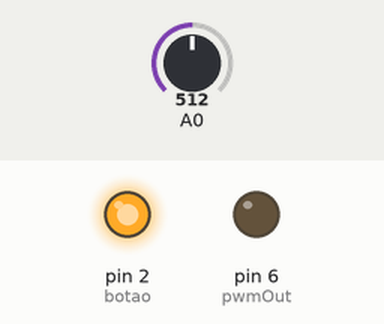
Bench run of a sketch on a simulated Arduino Uno, built with avr-gcc and run on an emulated ATmega328P. Parts: output pins drawn as LEDs (lit = HIGH). Inputs (shaded band) come from the test bench; at power-on: A0 = 512. What the sketch prints to the serial monitor is not drawn.

Above: at 0.1 s.
Timing chart, 0 to 1.6 s (numbered marks = the images above):
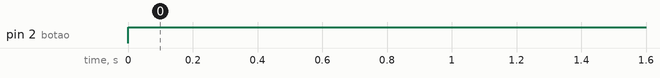

The sketch:

Chocadeira.ino
```cpp
#include <stdio.h>
#include <stdlib.h>

#define FOSC 16000000U // Clock Speed
#define BAUD 9600      // velocidade de comunicao
#define MYUBRR FOSC / 16 / BAUD - 1
#define LED_verde PD7
#define pwmOut (1 << PD6)
#define botao PD2

bool ligado = false;

char msg_tx[20];
char msg_rx[32];

int pos_msg_rx = 0;
int tamanho_msg_rx = 1; // L ou D ou T
int valorResistencia = 0;
float valorTemperatura = 0;

//Prototipos das funcoes
void UART_Init(unsigned int ubrr);
void UART_Transmit(char *dados);


// --------------------------------------------------------- CONFIGURAÇÃO DO ADC ---------------------------------------------------------

void ADC_init(void)
{
  ADMUX = (1 << REFS0);  // Configurando Vref para VCC = 5V
  ADCSRA = (1 << ADEN) | (1 << ADPS2) | (1 << ADPS1) | (1 << ADPS0); // Configuracao do prescaler de 128 para dar 125kHz
}

int ADC_read(u8 ch)
{
  char i;
  int ADC_temp = 0;            // ADC temporário, para manipular leitura
  int ADC_read = 0;            // ADC_read
  ch &= 0x07;

  ADMUX = (ADMUX & 0xF8) | ch; // Zerar os 3 primeiros bits e manter o resto
  ADCSRA |= (1 << ADSC);       // Faça uma conversão


  while (!(ADCSRA & (1 << ADIF)));   // Aguarde a conversão do sinal

  for (i = 0; i < 8; i++)            // Fazendo a conversão 8 vezes para maior precisão
  {
    ADCSRA |= (1 << ADSC);           // Faça uma conversão
    while (!(ADCSRA & (1 << ADIF))); // Aguarde a conversão do sinal
    ADC_temp = ADCL;                 // lê o registro ADCL
    ADC_temp += (ADCH << 8);         // lê o registro ADCH
    ADC_read += ADC_temp;            // Acumula o resultado (8 amostras) para média
  }

  ADC_read = ADC_read >> 3;          // média das 8 amostras ( >> 3 é o mesmo que /8)
  return ADC_read;
}


// ---------------------------------------------------- INTERRUPÇÃO EXTERNA ----------------------------------------------------

ISR(INT0_vect)
{
  if (ligado == true) {
    valorResistencia += 25; // 10% da luminosidade (10% de 255)
    if (valorResistencia > 254)
      valorResistencia = 0;
    OCR0A = valorResistencia;
    UART_Transmit("resistencia = ");
    itoa(valorResistencia, msg_tx, 10);
    UART_Transmit(msg_tx);
    UART_Transmit("\n");
    _delay_ms (100); // para evitar bouncing do botao
  }
}


// --------------------------------------------------------- INT MAIN ---------------------------------------------------------

int main() {

  DDRD |= LED_verde;  // configura saída para o LED VERDE
  DDRD |= pwmOut;     // configura saída para o PWM

  PORTD &= ~(1 << LED_verde); // LED verde inicia desligado
  PORTD &= ~pwmOut;           // PWM inicia desligado
  PORTD |= (1 << botao);      // Pull-up o botao

  u16 adc_result0;
  unsigned long int aux;
  unsigned int tensao;
  ADC_init();         // Inicializa ADC

  EICRA = 0b00000010; // Configura a interrupção para transição de descida
  EIMSK = 0b00000001; // Habilita a interrupção externa
  UART_Init(MYUBRR);  // inicializa a comunicacao serial
  sei();              // Habilita a interrupção global

  // Configura modo FAST PWM e modo do comparador A
  TCCR0A |= (1 << COM0A1);               // Set / Reset
  TCCR0A |= (1 << WGM02) | (1 << WGM00); // phase correct -> fase correta
  TCCR0B = (1 << CS00);                  // Seleciona divisor de clock (1)

  UART_Transmit("Digite 'L' para ligar o sistema \n");
  UART_Transmit("Digite 'D' para desligar o sistema \n");
  UART_Transmit("Digite 'T' para mostrar a temperatura da chocadeira: \n");


  // --------------------------------------------------------- WHILE (1) ---------------------------------------------------------

  while (1)
  {
    // ----------------- VERIFICA O CARACTERE ENVIADO ATRAVES DA UART -----------------

    if (msg_rx[0] == 'L')
    {
      UART_Transmit("LIGADO \n");
      ligado = true;
      msg_rx[0] = ' ';
    }

    if (msg_rx[0] == 'D') {
      UART_Transmit("DESLIGADO \n");
      ligado = false;
      msg_rx[0] = ' ';
    }

    if (msg_rx[0] == 'T')
    {
      UART_Transmit("Temperatura = ");
      itoa(valorTemperatura, msg_tx, 10);
      UART_Transmit(msg_tx);
      UART_Transmit(" °C\n");
      msg_rx[0] = ' ';
    }

    // ----------------- EXECUTA OS COMANDOS DE ACORDO COM O CARACTERE RECEBIDO -----------------

    if (ligado == false)
    {
      PORTD &= ~(1 << LED_verde); // desliga o LED verde
      valorResistencia = 0;
      OCR0A = valorResistencia;

    } else if (ligado == true)
      PORTD |= (1 << LED_verde);  // liga o LED VERDE

    adc_result0 = ADC_read(ADC0D);                     // lê o valor do ADC0 = PC0
    valorTemperatura = (adc_result0 * 0.01956) + 20;   // convertendo 0 a 1023 em 20°C a 40°C
  }
}


// --------------------------------------------------------- CONFIGURAÇÃO DA UART ---------------------------------------------------------

ISR(USART_RX_vect)
{
  msg_rx[pos_msg_rx++] = UDR0;        // Escreve o valor recebido pela UART na posição pos_msg_rx do buffer msg_rx
  if (pos_msg_rx == tamanho_msg_rx)
    pos_msg_rx = 0;
}

void UART_Transmit(char *dados)
{
  while (*dados != 0)                 // Envia todos os caracteres do buffer dados ate chegar um final de linha
  {
    while (!(UCSR0A & (1 << UDRE0))); // Aguarda a transmissão acabar
    UDR0 = *dados;                    // Escreve o caractere no registro de tranmissão
    dados++;                          // Passa para o próximo caractere do buffer dados
  }
}

void UART_Init(unsigned int ubrr)
{
  // Configura a baud rate
  UBRR0H = (unsigned char)(ubrr >> 8);
  UBRR0L = (unsigned char)ubrr;
  UCSR0B = (1 << RXEN0) | (1 << TXEN0) | (1 << RXCIE0);  // Habilita a recepcao, tranmissao e interrupcao na recepcao
  UCSR0C = (1 << UCSZ01) | (1 << UCSZ00);                // Configura o formato da mensagem: 8 bits de dados e 1 bits de stop
}
```

Measured:
- by itself, pin 2 (botao): LOW → HIGH at 0.00 s
